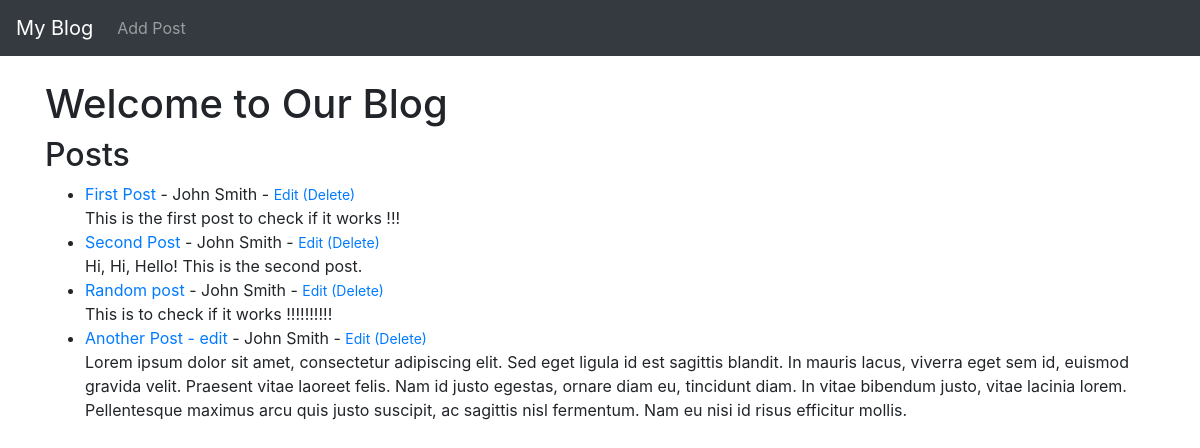
The page / on the database its author committed.
### theblog/models.py (models this page shows, shortened)
class Post(models.Model):
    title = models.CharField(max_length=255)
    title_tag = models.CharField(max_length=255)
    author = models.ForeignKey(User, on_delete=models.CASCADE)
    body = models.TextField()
    created_at = models.DateTimeField(default=timezone.now)
    updated_at = models.DateTimeField(auto_now=True)
    is_public = models.BooleanField(default=True)
    password = models.CharField(max_length=50, blank=True, null=True)
    image = models.ImageField(upload_to='images/', null=True, blank=True)
    media_link = models.URLField(max_length=200, null=True, blank=True)

### theblog/views.py (the view)
# urls.py: path('', HomeView.as_view(), name="home"),
class HomeView(ListView):
    model = Post
    template_name = 'home.html'

### theblog/templates/home.html
{% extends 'base.html' %}
{% block content %}
    <h1>Welcome to Our Blog</h1>
    <h2>Posts</h2>
    <ul>
    {% for post in object_list %}
        <li><a href="{% url 'article-detail' post.pk %}">{{ post.title }}</a> - {{ post.author.first_name}}
            {{ post.author.last_name}} - <small><a href="{% url 'update_post' post.pk %}">Edit</a>
            <a href="{% url 'delete_post' post.pk %}">(Delete)</a>
            </small><br/>
            {{ post.body }}</li>
    {% endfor %}
    </ul>
{% endblock %}

### rows shown on the page
Post: title "First Post", author.first_name "John", author.last_name "Smith", body "This is the first post to check if it works !!!"
Post: title "Second Post", author.first_name "John", author.last_name "Smith", body "Hi, Hi, Hello! This is the second post."
Post: title "Random post", author.first_name "John", author.last_name "Smith", body "This is to check if it works !!!!!!!!!!"
Post: title "Another Post - edit", author.first_name "John", author.last_name "Smith", body "Lorem ipsum dolor sit amet, consectetur adipiscing elit. Sed eget ligula id est sagittis blandit. In mauris lacus, viverra eget sem id, euismod gravida velit. Praesent vitae laoreet felis. Nam id justo egestas, ornare diam eu, tincidunt diam. In vitae bibendum justo, vitae lacinia lorem. Pellentesque maximus arcu quis justo suscipit, ac sagittis nisl fermentum. Nam eu nisi id risus efficitur mollis."
